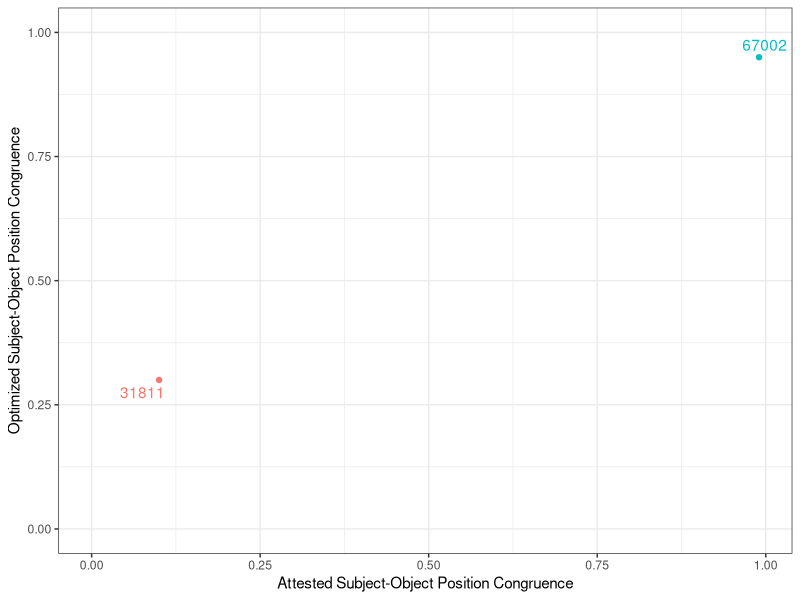

Here is the R script that generated this plot:
library(tidyr)
library(dplyr)

optimized = read.csv("../../optimizeDLM/subset/auto-summary-lstm_2.6.tsv", sep="\t")
real = read.csv("../../fitGrammars/subset/auto-summary-lstm_2.6.tsv", sep="\t")

dataO = optimized %>% filter(CoarseDependency == "obj")
dataS = optimized %>% filter(CoarseDependency == "nsubj")

data = merge(dataO, dataS, by=c("LanguageBare", "Language", "FileName"))

data = data %>% mutate(OFartherThanS = (DistanceWeight.x > DistanceWeight.y))
data = data %>% mutate(OSSameSide = (sign(DH_Weight.x) == sign(DH_Weight.y)))

data = data %>% mutate(Order = ifelse(OSSameSide & OFartherThanS, "VSO", ifelse(OSSameSide, "SOV", "SVO")))

u = data %>% group_by(LanguageBare, Language) %>% summarise(OSSameSideSum=sum(OSSameSide), OSSameSideTotal=NROW(OSSameSide), OSSameSide = mean(OSSameSide), OFartherThanS = mean(OFartherThanS))
print(u[order(u$OSSameSide),], n=60)

sigmoid = function(x) {
	return(1/(1+exp(-x)))
}

realO = real %>% filter(Dependency == "obj")
realS = real %>% filter(Dependency == "nsubj")

real = merge(realO, realS, by=c("Language", "FileName", "ModelName"))

real = real %>% mutate(OFartherThanS_Real = (Distance_Mean_NoPunct.x > Distance_Mean_NoPunct.y))
real = real %>% mutate(OSSameSide_Real = (sign(DH_Mean_NoPunct.x) == sign(DH_Mean_NoPunct.y)))
real = real %>% mutate(OSSameSide_Real_Prob = (sigmoid(DH_Mean_NoPunct.x) * sigmoid(DH_Mean_NoPunct.y)) + ((1-sigmoid(DH_Mean_NoPunct.x)) * (1-sigmoid(DH_Mean_NoPunct.y))))

real = real %>% mutate(Order_Real = ifelse(OSSameSide_Real & OFartherThanS_Real, "VSO", ifelse(OSSameSide_Real, "SOV", "SVO")))

real2 = data.frame(LanguageBare=c("English_2.6", "Japanese_2.6"), OSSameSide_Real_Prob = c(0.1, 0.99))


sizes = strsplit(as.character(u$Language), "-")
size = c()
for(i in (1:nrow(u))) {
	size = c(size, sizes[[i]][2])
}
u$size = as.numeric(size)


u = u %>% select(OSSameSide, LanguageBare, Language, size)

u = merge(u, real %>% select(Language, OSSameSide_Real_Prob), by=c("Language"), all=TRUE)


u = rbind(as.data.frame(u), data.frame(LanguageBare = c("English_2.6", "Japanese_2.6"), Language = c("English_2.6-31811", "Japanese_2.6-67002"), size=c(31811, 67002), OSSameSide=c(0.3, 0.95), OSSameSide_Real_Prob=c(0.1, 0.99)))


#u = merge(u, real2 %>% select(LanguageBare, OSSameSide_Real_Prob), by=c("LanguageBare"), all=TRUE)

library(ggplot2)
library(ggrepel)



plot = ggplot(u %>% filter(LanguageBare %in% c("English_2.6", "Japanese_2.6")), aes(x=OSSameSide_Real_Prob, y=OSSameSide, color=LanguageBare)) + geom_point(show.legend=FALSE) + geom_text_repel(aes(label=size), show.legend=FALSE) + xlim(0, NA) + ylim(0, NA) + theme_bw() + xlab("Attested Subject-Object Position Congruence") + ylab("Optimized Subject-Object Position Congruence")
ggsave("figures/by-corpus-size.pdf", width=4, height=4)


